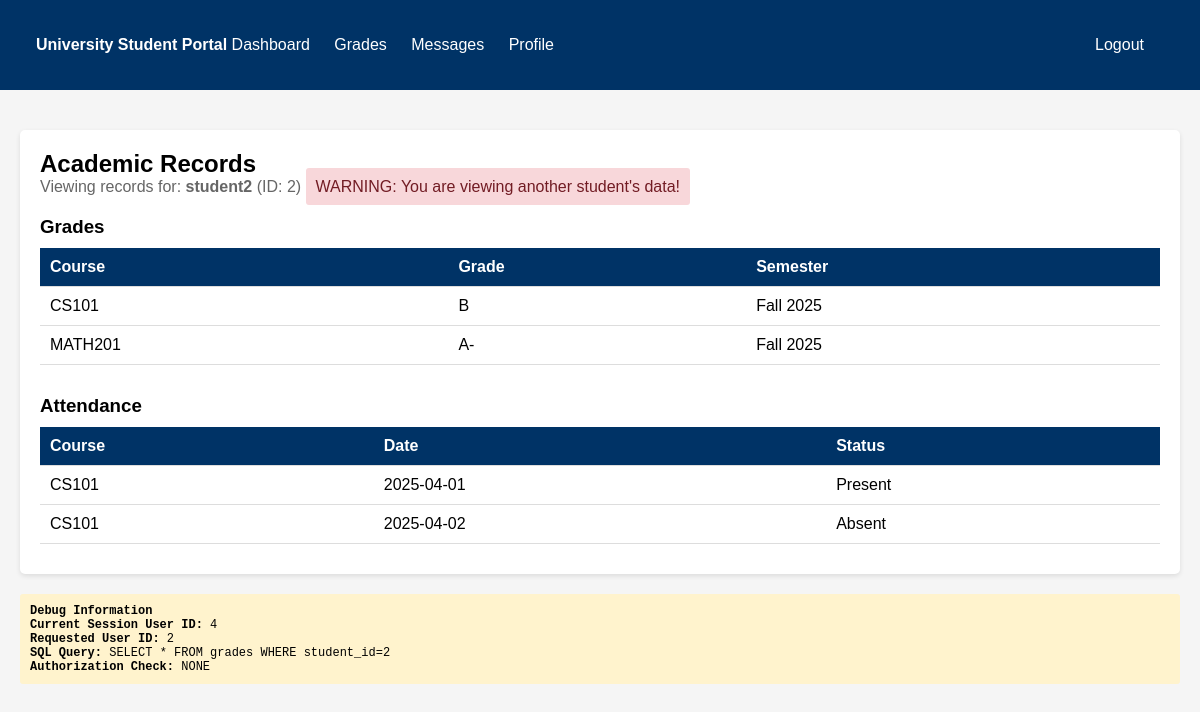
The app's page /grades.php?user_id=2 (signed in) with its own data.
### tables this page shows
CREATE TABLE IF NOT EXISTS users (
    id INT AUTO_INCREMENT PRIMARY KEY,
    username VARCHAR(50) UNIQUE NOT NULL,
    password VARCHAR(32) NOT NULL,   
    email VARCHAR(100),
    role ENUM('student', 'lecturer') DEFAULT 'student',
    full_name VARCHAR(100),
    phone VARCHAR(20),
    address TEXT,
    created_at TIMESTAMP DEFAULT CURRENT_TIMESTAMP
);

CREATE TABLE IF NOT EXISTS grades (
    id INT AUTO_INCREMENT PRIMARY KEY,
    student_id INT,
    course VARCHAR(50),
    grade VARCHAR(5),
    semester VARCHAR(20),
    FOREIGN KEY (student_id) REFERENCES users(id)
);

CREATE TABLE IF NOT EXISTS attendance (
    id INT AUTO_INCREMENT PRIMARY KEY,
    student_id INT,
    course VARCHAR(50),
    date DATE,
    status VARCHAR(20),
    FOREIGN KEY (student_id) REFERENCES users(id)
);

### grades.php (the view, shortened to what this page needs)
<?php
$conn = getDB();
$user_id = isset($_GET['user_id']) ? $_GET['user_id'] : $_SESSION['user_id'];
$query = "SELECT * FROM users WHERE id = $user_id";
$user_result = $conn->query($query);
$target_user = $user_result->fetch_assoc();
$grades_query = "SELECT * FROM grades WHERE student_id = $user_id";
$grades_result = $conn->query($grades_query);
$attendance_query = "SELECT * FROM attendance WHERE student_id = $user_id";
$attendance_result = $conn->query($attendance_query);
?>
<!DOCTYPE html>
<html>
<head>
</head>
<body>
    <div class="navbar">
        <div class="container">
            <strong>University Student Portal</strong>
            <a href="dashboard.php">Dashboard</a>
            <a href="grades.php">Grades</a>
            <a href="messages.php">Messages</a>
            <a href="profile.php">Profile</a>
            <a href="logout.php" style="float: right;">Logout</a>
        </div>
    </div>
    <div class="container">
        <div class="card">
            <h2>Academic Records</h2>
            <p style="color: #666; margin-bottom: 20px;">
                Viewing records for: <strong><?php echo $target_user['username'] ?? 'Unknown'; ?></strong> (ID: <?php echo $user_id; ?>)
                <?php if ($user_id != $_SESSION['user_id']): ?>
                    <span class="warning">WARNING: You are viewing another student's data!</span>
                <?php endif; ?>
            </p>
            <h3>Grades</h3>
            <table>
                <thead>
                    <tr>
                        <th>Course</th>
                        <th>Grade</th>
                        <th>Semester</th>
                    </tr>
                </thead>
                <tbody>
                    <?php while ($grade = $grades_result->fetch_assoc()): ?>
                    <tr>
                        <td><?php echo $grade['course']; ?></td>
                        <td><?php echo $grade['grade']; ?></td>
                        <td><?php echo $grade['semester']; ?></td>
                    </tr>
                    <?php endwhile; ?>
                </tbody>
            </table>
            <h3 style="margin-top: 30px;">Attendance</h3>
            <table>
                <thead>
                    <tr>
                        <th>Course</th>
                        <th>Date</th>
                        <th>Status</th>
                    </tr>
                </thead>
                <tbody>
                    <?php while ($att = $attendance_result->fetch_assoc()): ?>
                    <tr>
                        <td><?php echo $att['course']; ?></td>
                        <td><?php echo $att['date']; ?></td>
                        <td><?php echo $att['status']; ?></td>
                    </tr>
                    <?php endwhile; ?>
                </tbody>
            </table>
        </div>
        <div class="debug">
            <h4>Debug Information</h4>
            <p><strong>Current Session User ID:</strong> <?php echo $_SESSION['user_id']; ?></p>
            <p><strong>Requested User ID:</strong> <?php echo $user_id; ?></p>
            <p><strong>SQL Query:</strong> SELECT * FROM grades WHERE student_id=<?php echo $user_id; ?></p>
            <p><strong>Authorization Check:</strong> NONE</p>
        </div>
    </div>
</body>
</html>

### grades.php (style rules this page uses)
* { margin: 0; padding: 0; box-sizing: border-box; }
body { font-family: Arial, sans-serif; background: #f5f5f5; }
.navbar { background: #003366; color: white; padding: 1rem; }
.navbar a { color: white; text-decoration: none; margin-right: 20px; }
.container { max-width: 1200px; margin: 0 auto; padding: 20px; }
.card { background: white; padding: 20px; margin: 20px 0; border-radius: 5px; box-shadow: 0 2px 5px rgba(0,0,0,0.1); }
table { width: 100%; border-collapse: collapse; margin: 10px 0; }
th, td { padding: 10px; text-align: left; border-bottom: 1px solid #ddd; }
th { background: #003366; color: white; }
.warning { background: #f8d7da; color: #721c24; padding: 10px; margin: 10px 0; border-radius: 3px; }
.debug { background: #fff3cd; padding: 10px; margin: 10px 0; border-radius: 3px; font-family: monospace; font-size: 12px; }

### records on screen
users: username "student2"
grades: course "CS101", grade "B", semester "Fall 2025"
grades: course "MATH201", grade "A-", semester "Fall 2025"
attendance: course "CS101", date "2025-04-01", status "Present"
attendance: course "CS101", date "2025-04-02", status "Absent"

### other values on screen
$user_id "2"
$_SESSION['user_id'] "4"
